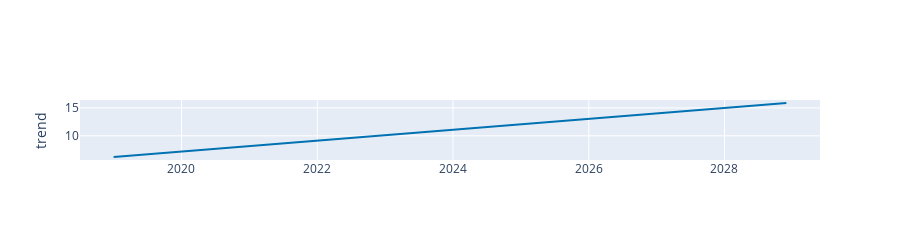

Source (notebook cell):
### Code cell
# Python
plot_components_plotly(m, forecast)

### Figure 1 — Plotly figure (JSON) as saved in the notebook; plotly's stock layout.template omitted (floating-point values rounded to 4 significant figures; data arrays with more than 128 entries replaced by an {"elided": "..."} marker saying what was removed)
{"data": [{"line": {"color": "#0072B2", "width": 2}, "mode": "lines", "name": "trend", "type": "scatter", "x": {"elided": "1885 str values"}, "xaxis": "x", "y": {"elided": "1885 float values"}, "yaxis": "y"}, {"line": {"color": "rgba(0, 114, 178, 0.2)", "width": 0}, "mode": "lines", "name": "trend_upper", "type": "scatter", "x": {"elided": "1885 str values"}, "xaxis": "x", "y": {"elided": "1885 float values"}, "yaxis": "y"}, {"fill": "tonexty", "fillcolor": "rgba(0, 114, 178, 0.2)", "line": {"color": "rgba(0, 114, 178, 0.2)", "width": 0}, "mode": "lines", "name": "trend_lower", "type": "scatter", "x": {"elided": "1885 str values"}, "xaxis": "x", "y": {"elided": "1885 float values"}, "yaxis": "y"}], "layout": {"height": 200, "showlegend": false, "width": 900, "xaxis": {"anchor": "y", "domain": [0, 1], "range": ["2018-07-04T00:00:00", "2029-05-29T00:00:00"], "type": "date"}, "yaxis": {"anchor": "x", "domain": [0, 1], "rangemode": "normal", "title": {"text": "trend"}, "zerolinecolor": "#AAA"}}}
